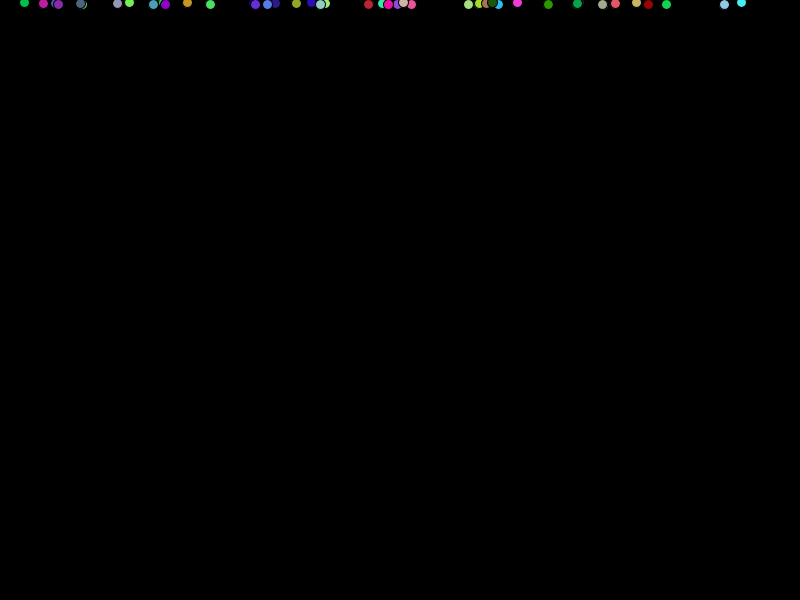
Frame 1 (no input)
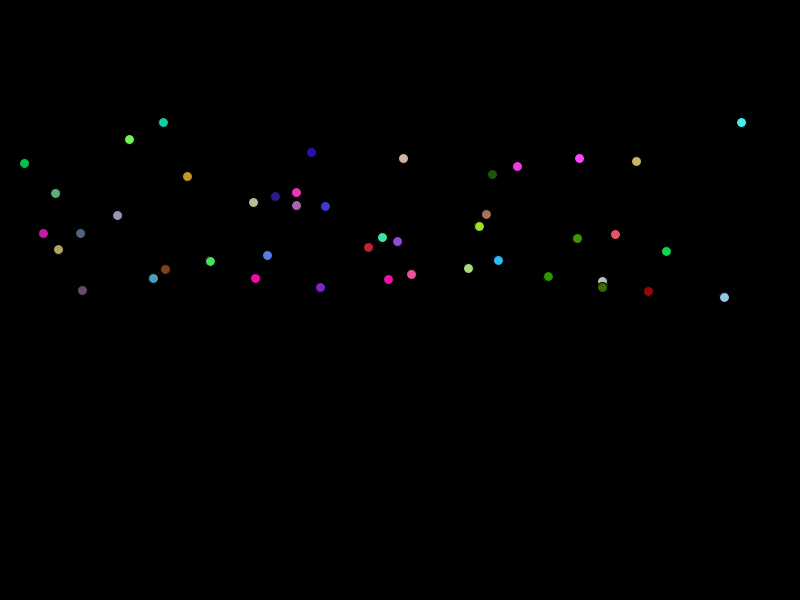
Frame 60 (the mouse pressed at the canvas centre just before this capture)
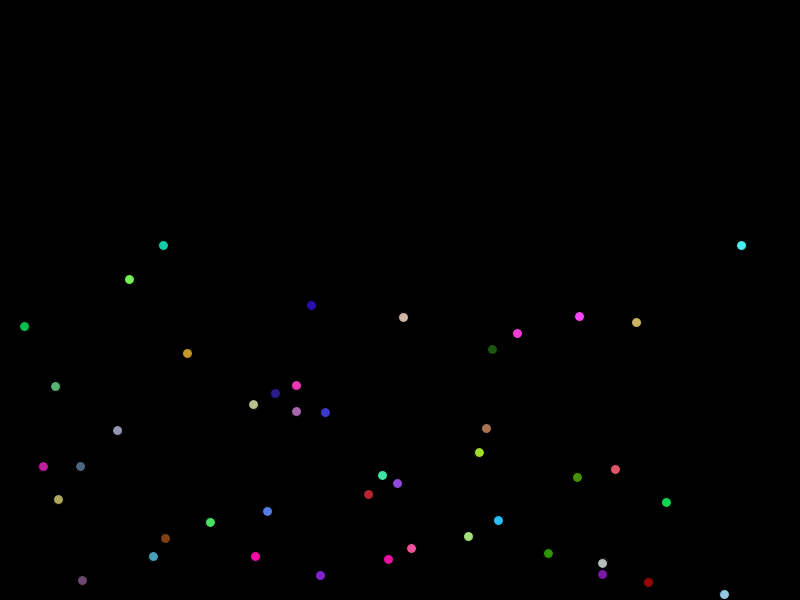
Frame 120 (the mouse held since frame 60 and released just before this capture)

The Processing sketch that drew these frames (run headless with seeded random() and noise(); from frame 60 on, the mouse is pressed at the canvas centre):

// Processing sketch: raindrops
// ── raindrops.pde

//make an ARRAY of raindrops. An array is a list or set
Raindrop [] drops;


void setup(){
  size(800,600);
  
  
  //here I'm telling the computer that I want 45 raindrops in my list
  drops = new Raindrop[45];
  
  //from zero to as many drops (drops.length) as I have i.e. 40
  for(int i=0;i<drops.length;i++){
    //make a new raindrop to fill up the list
   drops[i] = new Raindrop(i); 
  }
  
}


void draw(){
  background(0);
  for(int i=0;i<drops.length;i++){
   drops[i].checkOtherDrops(drops);
   drops[i].move();
   drops[i].display();
  }
  
  
}
// ── raindrop.pde
class Raindrop {
  float x;
  float y;
  float speed;
  float rad;
  color col;
  
  //i've added an index, and ID so that we know where this drop is in the list
  int index;
  //this is a constructor - it's like setup but for an object - see I'm PASSING the index in from outside
  Raindrop(int _index) {
    y = 0;
    //set the x position as a random number between zero and the screen width
    x = random(width);
    
    //I've added a variable for the radius to make things neater
    rad = 5;
    speed = random(2, 5);
    //starting with a random color
    col = color( random(255), random(255), random(255));
    index = _index;
  }

  //this function is taking a list of raindrops as an argument/parameter
  void checkOtherDrops(Raindrop [] otherDrops) {
    
    //go through all the other drops
    for (int i=0; i<otherDrops.length; i++) {
      
      //this looks complicated but it's checking whether this particular other drop overlaps with me
      if (otherDrops[i].x >= x-rad && otherDrops[i].x<= x+rad && otherDrops[i].y>=y-rad && otherDrops[i].y<=y+rad) {
        
        //I need to make sure that I'm not comparing the same two drops
        if ( i!=index) {
          //here's where the magic happens. In this example I'm randomising the color when the drops overlap
          col = color( random(255), random(255), random(255));
        }
      }
    }
  }

  void move() {
    //increase (increment) the y position by the speed each time
    y+=speed;
    //if y gets bigger than the height make y zero again (cycle repeats)
    if (y>=height) {
      y=0;
      x = random(width);
    }
  }

  void display() {
    
    //because the color is now in a variable each drop has its own
    fill(col);
    ellipse(x, y, 2*rad, 2*rad);
  }
}
